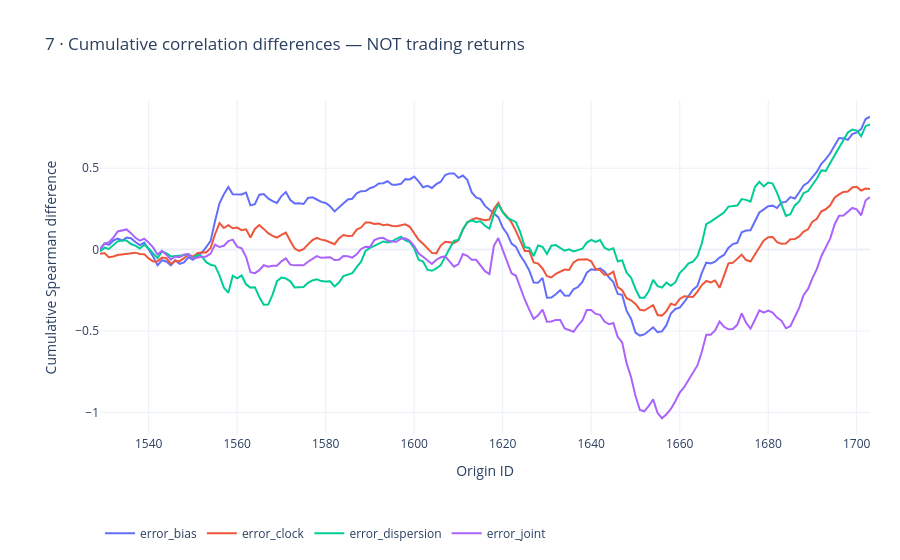

This figure's notebook cell:
### Markdown cell above
## Temporal concentration
Cumulative differences in daily rank correlation are not financial returns.

### Code cell
figures[6].show(renderer='plotly_mimetype')

### Figure 1 — Plotly figure (JSON) as saved in the notebook; plotly's stock layout.template omitted (floating-point values rounded to 4 significant figures; data arrays with more than 128 entries replaced by an {"elided": "..."} marker saying what was removed)
{"data": [{"mode": "lines", "name": "error_bias", "type": "scatter", "x": {"elided": "175 int values"}, "y": {"elided": "175 float values"}}, {"mode": "lines", "name": "error_clock", "type": "scatter", "x": {"elided": "175 int values"}, "y": {"elided": "175 float values"}}, {"mode": "lines", "name": "error_dispersion", "type": "scatter", "x": {"elided": "175 int values"}, "y": {"elided": "175 float values"}}, {"mode": "lines", "name": "error_joint", "type": "scatter", "x": {"elided": "175 int values"}, "y": {"elided": "175 float values"}}], "layout": {"height": 560, "legend": {"orientation": "h", "y": -0.25}, "margin": {"b": 125, "l": 100, "r": 30, "t": 100}, "title": {"text": "7 · Cumulative correlation differences — NOT trading returns"}, "xaxis": {"title": {"text": "Origin ID"}}, "yaxis": {"title": {"text": "Cumulative Spearman difference"}}}}
